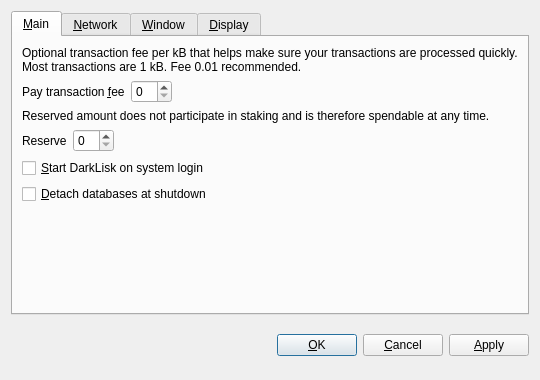
<?xml version="1.0" encoding="UTF-8"?>
<ui version="4.0">
 <class>OptionsDialog</class>
 <widget class="QDialog" name="OptionsDialog">
  <property name="geometry">
   <rect>
    <x>0</x>
    <y>0</y>
    <width>540</width>
    <height>380</height>
   </rect>
  </property>
  <property name="windowTitle">
   <string>Options</string>
  </property>
  <property name="modal">
   <bool>true</bool>
  </property>
  <layout class="QVBoxLayout" name="verticalLayout">
   <item>
    <widget class="QTabWidget" name="tabWidget">
     <property name="tabPosition">
      <enum>QTabWidget::North</enum>
     </property>
     <property name="currentIndex">
      <number>0</number>
     </property>
     <widget class="QWidget" name="tabMain">
      <attribute name="title">
       <string>&amp;Main</string>
      </attribute>
      <layout class="QVBoxLayout" name="verticalLayout_Main">
       <item>
        <widget class="QLabel" name="transactionFeeInfoLabel">
         <property name="text">
          <string>Optional transaction fee per kB that helps make sure your transactions are processed quickly. Most transactions are 1 kB. Fee 0.01 recommended.</string>
         </property>
         <property name="textFormat">
          <enum>Qt::PlainText</enum>
         </property>
         <property name="wordWrap">
          <bool>true</bool>
         </property>
        </widget>
       </item>
       <item>
        <layout class="QHBoxLayout" name="horizontalLayoutFee">
         <item>
          <widget class="QLabel" name="transactionFeeLabel">
           <property name="text">
            <string>Pay transaction &amp;fee</string>
           </property>
           <property name="textFormat">
            <enum>Qt::PlainText</enum>
           </property>
           <property name="buddy">
            <cstring>transactionFee</cstring>
           </property>
          </widget>
         </item>
         <item>
          <widget class="BitcoinAmountField" name="transactionFee"/>
         </item>
         <item>
          <spacer name="horizontalSpacerFee">
           <property name="orientation">
            <enum>Qt::Horizontal</enum>
           </property>
           <property name="sizeHint" stdset="0">
            <size>
             <width>40</width>
             <height>20</height>
            </size>
           </property>
          </spacer>
         </item>
        </layout>
       </item>
       <item>
        <widget class="QLabel" name="reserveBalanceInfoLabel">
         <property name="text">
          <string>Reserved amount does not participate in staking and is therefore spendable at any time.</string>
         </property>
         <property name="textFormat">
          <enum>Qt::PlainText</enum>
         </property>
         <property name="wordWrap">
          <bool>true</bool>
         </property>
        </widget>
       </item>
       <item>
        <layout class="QHBoxLayout" name="horizontalLayoutReserveBalance">
         <item>
          <widget class="QLabel" name="reserveBalanceLabel">
           <property name="text">
            <string>Reserve</string>
           </property>
           <property name="textFormat">
            <enum>Qt::PlainText</enum>
           </property>
           <property name="buddy">
            <cstring>reserveBalance</cstring>
           </property>
          </widget>
         </item>
         <item>
          <widget class="BitcoinAmountField" name="reserveBalance"/>
         </item>
         <item>
          <spacer name="horizontalSpacerReserveBalance">
           <property name="orientation">
            <enum>Qt::Horizontal</enum>
           </property>
           <property name="sizeHint" stdset="0">
            <size>
             <width>40</width>
             <height>20</height>
            </size>
           </property>
          </spacer>
         </item>
        </layout>
       </item>
       <item>
        <widget class="QCheckBox" name="bitcoinAtStartup">
         <property name="toolTip">
          <string>Automatically start DarkLisk after logging in to the system.</string>
         </property>
         <property name="text">
          <string>&amp;Start DarkLisk on system login</string>
         </property>
        </widget>
       </item>
       <item>
        <widget class="QCheckBox" name="detachDatabases">
         <property name="toolTip">
          <string>Detach block and address databases at shutdown. This means they can be moved to another data directory, but it slows down shutdown. The wallet is always detached.</string>
         </property>
         <property name="text">
          <string>&amp;Detach databases at shutdown</string>
         </property>
        </widget>
       </item>
       <item>
        <spacer name="verticalSpacer_Main">
         <property name="orientation">
          <enum>Qt::Vertical</enum>
         </property>
         <property name="sizeHint" stdset="0">
          <size>
           <width>20</width>
           <height>40</height>
          </size>
         </property>
        </spacer>
       </item>
      </layout>
     </widget>
     <widget class="QWidget" name="tabNetwork">
      <attribute name="title">
       <string>&amp;Network</string>
      </attribute>
      <layout class="QVBoxLayout" name="verticalLayout_Network">
       <item>
        <widget class="QCheckBox" name="mapPortUpnp">
         <property name="toolTip">
          <string>Automatically open the DarkLisk client port on the router. This only works when your router supports UPnP and it is enabled.</string>
         </property>
         <property name="text">
          <string>Map port using &amp;UPnP</string>
         </property>
        </widget>
       </item>
       <item>
        <widget class="QCheckBox" name="connectSocks">
         <property name="toolTip">
          <string>Connect to the DarkLisk network through a SOCKS proxy (e.g. when connecting through Tor).</string>
         </property>
         <property name="text">
          <string>&amp;Connect through SOCKS proxy:</string>
         </property>
        </widget>
       </item>
       <item>
        <layout class="QHBoxLayout" name="horizontalLayout_Network">
         <item>
          <widget class="QLabel" name="proxyIpLabel">
           <property name="text">
            <string>Proxy &amp;IP:</string>
           </property>
           <property name="textFormat">
            <enum>Qt::PlainText</enum>
           </property>
           <property name="buddy">
            <cstring>proxyIp</cstring>
           </property>
          </widget>
         </item>
         <item>
          <widget class="QValidatedLineEdit" name="proxyIp">
           <property name="maximumSize">
            <size>
             <width>140</width>
             <height>16777215</height>
            </size>
           </property>
           <property name="toolTip">
            <string>IP address of the proxy (e.g. 127.0.0.1)</string>
           </property>
          </widget>
         </item>
         <item>
          <widget class="QLabel" name="proxyPortLabel">
           <property name="text">
            <string>&amp;Port:</string>
           </property>
           <property name="textFormat">
            <enum>Qt::PlainText</enum>
           </property>
           <property name="buddy">
            <cstring>proxyPort</cstring>
           </property>
          </widget>
         </item>
         <item>
          <widget class="QLineEdit" name="proxyPort">
           <property name="maximumSize">
            <size>
             <width>55</width>
             <height>16777215</height>
            </size>
           </property>
           <property name="toolTip">
            <string>Port of the proxy (e.g. 9050)</string>
           </property>
          </widget>
         </item>
         <item>
          <widget class="QLabel" name="socksVersionLabel">
           <property name="text">
            <string>SOCKS &amp;Version:</string>
           </property>
           <property name="textFormat">
            <enum>Qt::PlainText</enum>
           </property>
           <property name="buddy">
            <cstring>socksVersion</cstring>
           </property>
          </widget>
         </item>
         <item>
          <widget class="QValueComboBox" name="socksVersion">
           <property name="toolTip">
            <string>SOCKS version of the proxy (e.g. 5)</string>
           </property>
          </widget>
         </item>
         <item>
          <spacer name="horizontalSpacer_Network">
           <property name="orientation">
            <enum>Qt::Horizontal</enum>
           </property>
           <property name="sizeHint" stdset="0">
            <size>
             <width>40</width>
             <height>20</height>
            </size>
           </property>
          </spacer>
         </item>
        </layout>
       </item>
       <item>
        <spacer name="verticalSpacer_Network">
         <property name="orientation">
          <enum>Qt::Vertical</enum>
         </property>
         <property name="sizeHint" stdset="0">
          <size>
           <width>20</width>
           <height>40</height>
          </size>
         </property>
        </spacer>
       </item>
      </layout>
     </widget>
     <widget class="QWidget" name="tabWindow">
      <attribute name="title">
       <string>&amp;Window</string>
      </attribute>
      <layout class="QVBoxLayout" name="verticalLayout_Window">
       <item>
        <widget class="QCheckBox" name="minimizeToTray">
         <property name="toolTip">
          <string>Show only a tray icon after minimizing the window.</string>
         </property>
         <property name="text">
          <string>&amp;Minimize to the tray instead of the taskbar</string>
         </property>
        </widget>
       </item>
       <item>
        <widget class="QCheckBox" name="minimizeOnClose">
         <property name="toolTip">
          <string>Minimize instead of exit the application when the window is closed. When this option is enabled, the application will be closed only after selecting Quit in the menu.</string>
         </property>
         <property name="text">
          <string>M&amp;inimize on close</string>
         </property>
        </widget>
       </item>
       <item>
        <spacer name="verticalSpacer_Window">
         <property name="orientation">
          <enum>Qt::Vertical</enum>
         </property>
         <property name="sizeHint" stdset="0">
          <size>
           <width>20</width>
           <height>40</height>
          </size>
         </property>
        </spacer>
       </item>
      </layout>
     </widget>
     <widget class="QWidget" name="tabDisplay">
      <attribute name="title">
       <string>&amp;Display</string>
      </attribute>
      <layout class="QVBoxLayout" name="verticalLayout_Display">
       <item>
        <layout class="QHBoxLayout" name="horizontalLayout_1_Display">
         <item>
          <widget class="QLabel" name="langLabel">
           <property name="text">
            <string>User Interface &amp;language:</string>
           </property>
           <property name="textFormat">
            <enum>Qt::PlainText</enum>
           </property>
           <property name="buddy">
            <cstring>lang</cstring>
           </property>
          </widget>
         </item>
         <item>
          <widget class="QValueComboBox" name="lang">
           <property name="toolTip">
            <string>The user interface language can be set here. This setting will take effect after restarting DarkLisk.</string>
           </property>
          </widget>
         </item>
        </layout>
       </item>
       <item>
        <layout class="QHBoxLayout" name="horizontalLayout_2_Display">
         <item>
          <widget class="QLabel" name="unitLabel">
           <property name="text">
            <string>&amp;Unit to show amounts in:</string>
           </property>
           <property name="textFormat">
            <enum>Qt::PlainText</enum>
           </property>
           <property name="buddy">
            <cstring>unit</cstring>
           </property>
          </widget>
         </item>
         <item>
          <widget class="QValueComboBox" name="unit">
           <property name="toolTip">
            <string>Choose the default subdivision unit to show in the interface and when sending coins.</string>
           </property>
          </widget>
         </item>
        </layout>
       </item>
       <item>
        <widget class="QCheckBox" name="displayAddresses">
         <property name="toolTip">
          <string>Whether to show DarkLisk addresses in the transaction list or not.</string>
         </property>
         <property name="text">
          <string>&amp;Display addresses in transaction list</string>
         </property>
        </widget>
       </item>
       <item>
        <widget class="QCheckBox" name="coinControlFeatures">
         <property name="toolTip">
          <string>Whether to show coin control features or not.</string>
         </property>
         <property name="text">
          <string>Display coin &amp;control features (experts only!)</string>
         </property>
        </widget>
       </item>
       <item>
        <spacer name="verticalSpacer_Display">
         <property name="orientation">
          <enum>Qt::Vertical</enum>
         </property>
         <property name="sizeHint" stdset="0">
          <size>
           <width>20</width>
           <height>40</height>
          </size>
         </property>
        </spacer>
       </item>
      </layout>
     </widget>
    </widget>
   </item>
   <item>
    <layout class="QHBoxLayout" name="horizontalLayout_Buttons">
     <item>
      <spacer name="horizontalSpacer_1">
       <property name="orientation">
        <enum>Qt::Horizontal</enum>
       </property>
       <property name="sizeHint" stdset="0">
        <size>
         <width>40</width>
         <height>48</height>
        </size>
       </property>
      </spacer>
     </item>
     <item>
      <widget class="QLabel" name="statusLabel">
       <property name="font">
        <font>
         <weight>75</weight>
         <bold>true</bold>
        </font>
       </property>
       <property name="text">
        <string/>
       </property>
       <property name="textFormat">
        <enum>Qt::PlainText</enum>
       </property>
       <property name="wordWrap">
        <bool>true</bool>
       </property>
      </widget>
     </item>
     <item>
      <spacer name="horizontalSpacer_2">
       <property name="orientation">
        <enum>Qt::Horizontal</enum>
       </property>
       <property name="sizeHint" stdset="0">
        <size>
         <width>40</width>
         <height>48</height>
        </size>
       </property>
      </spacer>
     </item>
     <item>
      <widget class="QPushButton" name="okButton">
       <property name="text">
        <string>&amp;OK</string>
       </property>
      </widget>
     </item>
     <item>
      <widget class="QPushButton" name="cancelButton">
       <property name="text">
        <string>&amp;Cancel</string>
       </property>
       <property name="autoDefault">
        <bool>false</bool>
       </property>
      </widget>
     </item>
     <item>
      <widget class="QPushButton" name="applyButton">
       <property name="text">
        <string>&amp;Apply</string>
       </property>
       <property name="autoDefault">
        <bool>false</bool>
       </property>
      </widget>
     </item>
    </layout>
   </item>
  </layout>
 </widget>
 <customwidgets>
  <customwidget>
   <class>BitcoinAmountField</class>
   <extends>QSpinBox</extends>
   <header>bitcoinamountfield.h</header>
  </customwidget>
  <customwidget>
   <class>QValueComboBox</class>
   <extends>QComboBox</extends>
   <header>qvaluecombobox.h</header>
  </customwidget>
  <customwidget>
   <class>QValidatedLineEdit</class>
   <extends>QLineEdit</extends>
   <header>qvalidatedlineedit.h</header>
  </customwidget>
 </customwidgets>
 <resources/>
 <connections/>
</ui>
